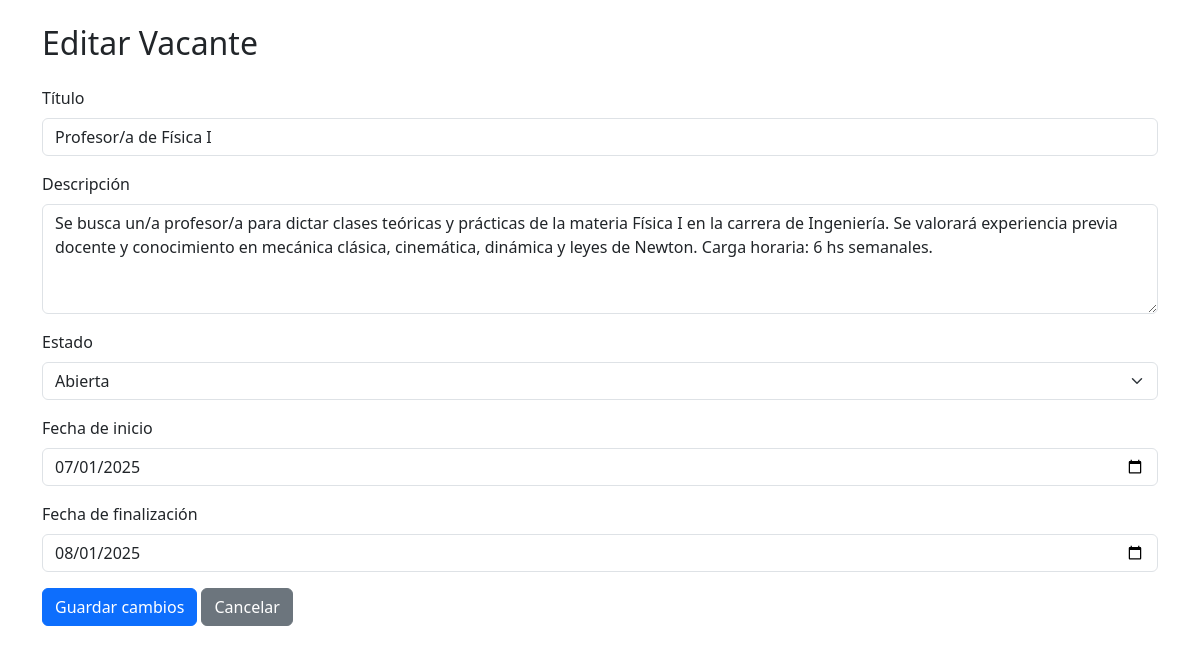
Before: /php/editar_vacante.php?id=3 with the older database file.
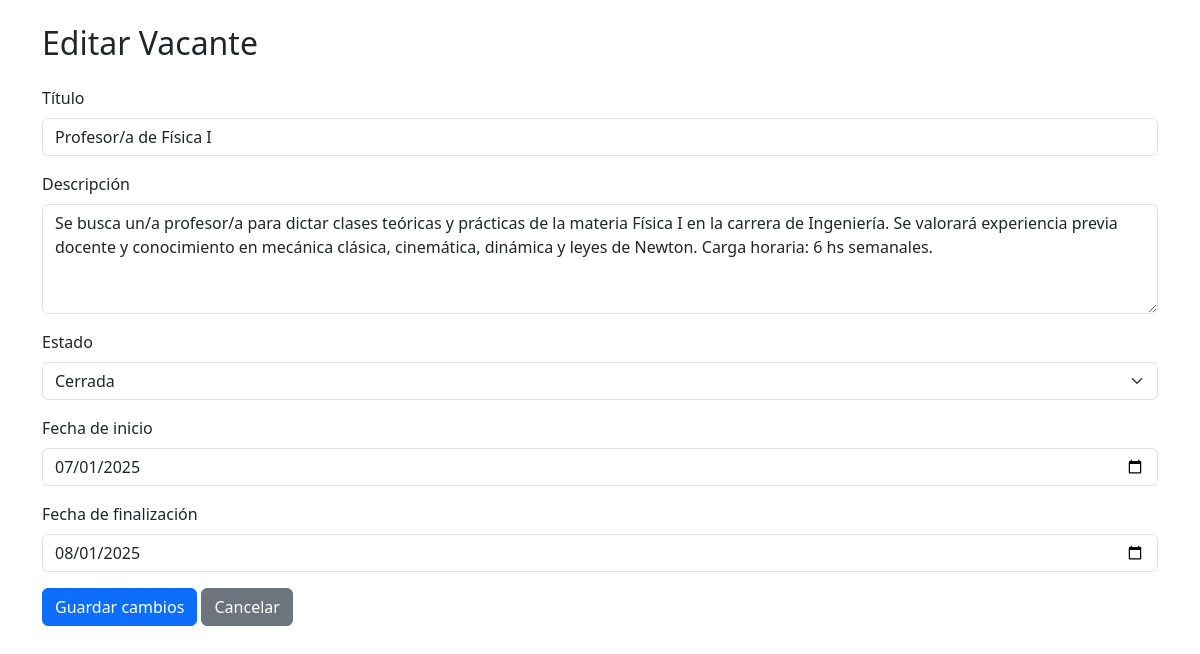
After: the same page with the newer database file.
### tables this page shows
CREATE TABLE `vacante` (
  `ID` int(11) NOT NULL,
  `estado` varchar(256) NOT NULL,
  `descripcion` varchar(525) NOT NULL,
  `fecha_ini` date NOT NULL,
  `fecha_fin` date NOT NULL,
  `titulo` varchar(150) NOT NULL,
  `ID_Jefe` int(11) NOT NULL
);

### php/editar_vacante.php (the view, shortened to what this page needs)
<?php
require('conection.php');
$id = $_GET['id'];
$sql = "SELECT * FROM vacante WHERE ID = ?";
$stmt = mysqli_prepare($conn, $sql);
mysqli_stmt_bind_param($stmt, "i", $id);
mysqli_stmt_execute($stmt);
$resultado = mysqli_stmt_get_result($stmt);
$vacante = mysqli_fetch_assoc($resultado);
?>
<!DOCTYPE html>
<html lang="es">
<head>
  <link href="https://cdn.jsdelivr.net/npm/bootstrap@5.3.3/dist/css/bootstrap.min.css" rel="stylesheet">
</head>
<body class="container py-4">
  <h2 class="mb-4">Editar Vacante</h2>
  <form method="POST" action="">
    <div class="mb-3">
      <label class="form-label">Título</label>
      <input type="text" name="titulo" class="form-control" value="<?= htmlspecialchars($vacante['titulo']) ?>" required>
    </div>
    <div class="mb-3">
      <label class="form-label">Descripción</label>
      <textarea name="descripcion" class="form-control" rows="4" required><?= htmlspecialchars($vacante['descripcion']) ?></textarea>
    </div>
    <div class="mb-3">
      <label class="form-label">Estado</label>
      <select name="estado" class="form-select" required>
        <option value="abierta" <?= $vacante['estado'] === 'abierta' ? 'selected' : '' ?>>Abierta</option>
        <option value="cerrada" <?= $vacante['estado'] === 'cerrada' ? 'selected' : '' ?>>Cerrada</option>
      </select>
    </div>
    <div class="mb-3">
      <label class="form-label">Fecha de inicio</label>
      <input type="date" name="fecha_ini" class="form-control" value="<?= $vacante['fecha_ini'] ?>" required>
    </div>
    <div class="mb-3">
      <label class="form-label">Fecha de finalización</label>
      <input type="date" name="fecha_fin" class="form-control" value="<?= $vacante['fecha_fin'] ?>" required>
    </div>
    <button type="submit" class="btn btn-primary">Guardar cambios</button>
    <a href="vacantes.php" class="btn btn-secondary">Cancelar</a>
  </form>
</body>
</html>

Changed rows visible on the page:
changed vacante "Profesor/a de Física I": estado "Abierta" → "Cerrada"
